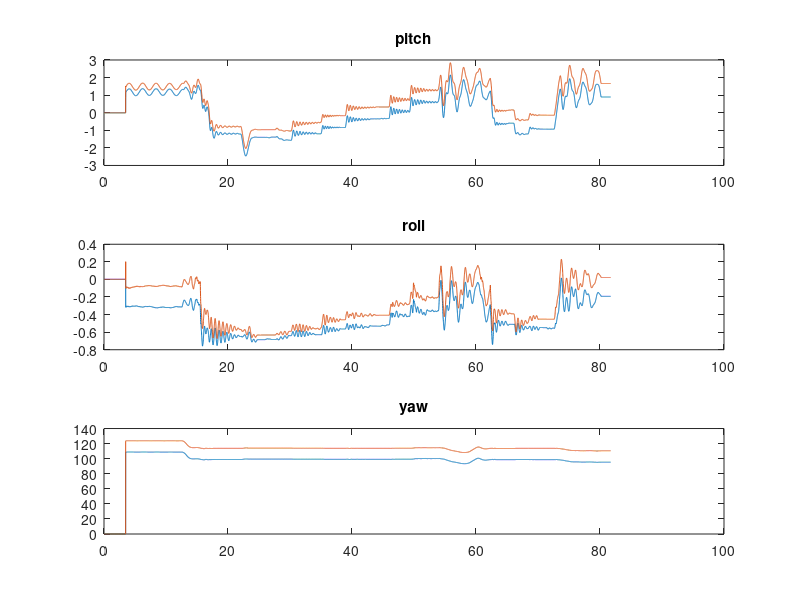

The MATLAB script that drew this image: (Note: this script raises an error after producing the figure.)
clc
clear
close all

load('LK')
Data = mccontrolLIPMWalking20200710134816LeftKnee;

t = Data(:,1);
Right = Data(:,2:4)/180*pi;
Left = Data(:,5:7)/180*pi;

% for u=1:length(t)
% Left(u,1) = 0.00;
% Left(u,2) = 0.02;
% Left(u,3) = 0.00;
% 
% Right(u,1:3) = [0 0 0];
% end

% no
figure(1)
subplot(311); k = 1;plot(t,Right(:,k)*180/pi,t,Left(:,k)*180/pi);title('pitch')
subplot(312);k = 2; plot(t,Right(:,k)*180/pi,t,Left(:,k)*180/pi);title('roll')
subplot(313); k = 3;plot(t,Right(:,k)*180/pi,t,Left(:,k)*180/pi);title('yaw')

for i=1:length(t)
RRight(1:3,1:3,i) = rot(3,Right(i,3),3)*rot(2,Right(i,1),3)*rot(1,Right(i,2),3);
RLeft(:,:,i) = rot(3,Left(i,3),3)*rot(2,Left(i,1),3)*rot(1,Left(i,2),3);

D_r(:,:,i) = RRight(:,:,i);
D_l(:,:,i) = RLeft(:,:,i);

D_r_hat(:,:,i) = OmitNonObservable(D_r(:,:,i));
D_l_hat(:,:,i) = OmitNonObservable(D_l(:,:,i));

RRightNew(:,:,i) = D_r_hat(1:3,1:3,i)*eye(3);
RLeftNew(:,:,i) = D_l_hat(1:3,1:3,i)*eye(3);

% R(:,:,i) = RLeftNew(:,:,i);
R(:,:,i) = RRightNew(:,:,i)'*RLeftNew(:,:,i);

q(i,1) = atan2(R(2,3,i),R(3,3,i));    %roll-pitch-yaw
q(i,2) = asin(R(1,3,i));    %roll-pitch-yaw
q(i,3) = atan2(-R(1,2,i),R(1,1,i));

% q(i,1) = asin(-R(2,3,i));    %roll-pitch-yaw
% q(i,2) = atan2(R(1,3,i),R(3,3,i));    %roll-pitch-yaw


end

figure(2)
plot(t,q*180/pi)
legend('roll','pitch','yaw')
